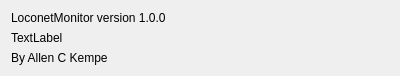
<?xml version="1.0" encoding="UTF-8"?>
<ui version="4.0">
 <class>AboutDialog</class>
 <widget class="QDialog" name="AboutDialog">
  <property name="geometry">
   <rect>
    <x>0</x>
    <y>0</y>
    <width>400</width>
    <height>62</height>
   </rect>
  </property>
  <property name="windowTitle">
   <string>About LocoNetMonitor</string>
  </property>
  <layout class="QFormLayout" name="formLayout">
   <item row="0" column="0">
    <widget class="QLabel" name="label">
     <property name="text">
      <string>LoconetMonitor version 1.0.0</string>
     </property>
    </widget>
   </item>
   <item row="1" column="0" colspan="2">
    <widget class="QLabel" name="labelPr3">
     <property name="text">
      <string>TextLabel</string>
     </property>
    </widget>
   </item>
   <item row="2" column="0" colspan="2">
    <widget class="QLabel" name="label_2">
     <property name="text">
      <string>By Allen C Kempe</string>
     </property>
    </widget>
   </item>
  </layout>
 </widget>
 <resources/>
 <connections/>
</ui>
